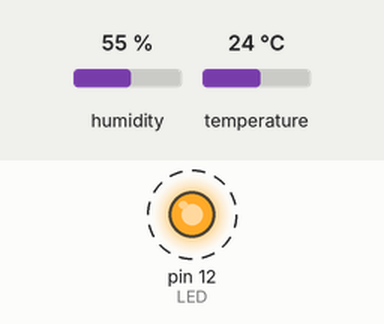
Bench run of a sketch on a simulated Arduino Uno, built with avr-gcc and run on an emulated ATmega328P. Shown: output pins drawn as LEDs (lit = HIGH). Dashed ring = blinking. Inputs (shaded band) come from the test bench; at power-on: humidity 55 %, temperature 24 °C. The modem accepts every AT command (registered, SIM ready, sends succeed) and sends nothing else; what the sketch prints to the serial monitor is not drawn.

Above: at 12.5 s.
Timing chart, 0 to 16.7 s (numbered marks = the images above):
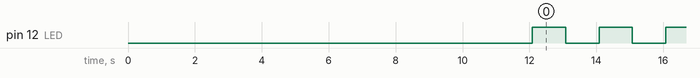

The sketch:

Weather_Sender_Email_.ino
```cpp
#include "DHT.h"
#include "SoftwareSerial.h"
#include "stdlib.h"

#define DHTPIN 2     // what pin we're connected to
#define LED 12
#define DHTTYPE DHT11   // DHT 11
#define Baud_Rate 9600
#define SSID "Tomato24"
#define PASS "11111111"

SoftwareSerial esp8266(3,4);

DHT dht(DHTPIN, DHTTYPE);

void setup() {
  pinMode(LED, OUTPUT);
  esp8266.begin(Baud_Rate);
  Serial.begin(9600);
  dht.begin();
  Serial.println("DHT11 test!");
  float h = dht.readHumidity();
  float t = dht.readTemperature();

  if (isnan(t) || isnan(h)) {
    Serial.println("Failed to read from DHT");
  } else {
    delay(1000);
    Serial.print("Humidity: ");
    Serial.print(h);
    Serial.print(" %\t");
    Serial.print("Temperature: ");
    Serial.print(t);
    Serial.println(" *C");
  }
  esp8266.print("AT\n");
  delay(3000);
  esp8266.read(); /* get rid of the first elemnt of the serial buffer, which is the nullj */
  if(esp8266.find("OK")){
    Serial.println("Managed to talk to esp8266");
    boolean wificonnected = connectWiFi();
    if(wificonnected){
      Serial.println("Connected to WiFi");
    }else{
      Serial.println("Failed to connect to WiFi");
      Error();
    }
  }else{
    Serial.println("Fail to talk to 8266");
    Error();
  }
}


void loop() {
  Error();

}


void Error(){
  while(true){
    digitalWrite(LED,HIGH);
    delay(1000);
    digitalWrite(LED,LOW);
    delay(1000);
  }
}


boolean connectWiFi(){
  //set ESP8266 mode with AT commands
  esp8266.println("AT+CWMODE=1");
  delay(3000);
   /* get rid of the first elemnt of the serial buffer, which is the nullj */
  if(esp8266.find("OK")){
    Serial.println("Changed to station mode");
  }else{
    Serial.println("Failed to change to station mode");
  }

  //build connection command
  String cmd="AT+CWJAP=\"";
  cmd+=SSID;
  cmd+="\",\"";
  cmd+=PASS;
  cmd+="\"";

  //connect to WiFi network and wait 5 seconds
  esp8266.println(cmd);
  delay(5000);
  /*
  int x = esp8266.available();
  Serial.println(x);
  for(int count = 0; count <=25 ; count++){
    esp8266.read();
  }
  */
  //if connected return true, else false
  if(esp8266.find("OK")){
      Serial.print("Connected to ");
      Serial.println(SSID);
      return true;
  }else{
    Serial.print("Failed to connect to ");
    Serial.println(SSID);
    return false;
  }
}
```

Measured:
- by itself, pin 12 (LED): alternates HIGH for 1.0 s and LOW for 1.0 s
